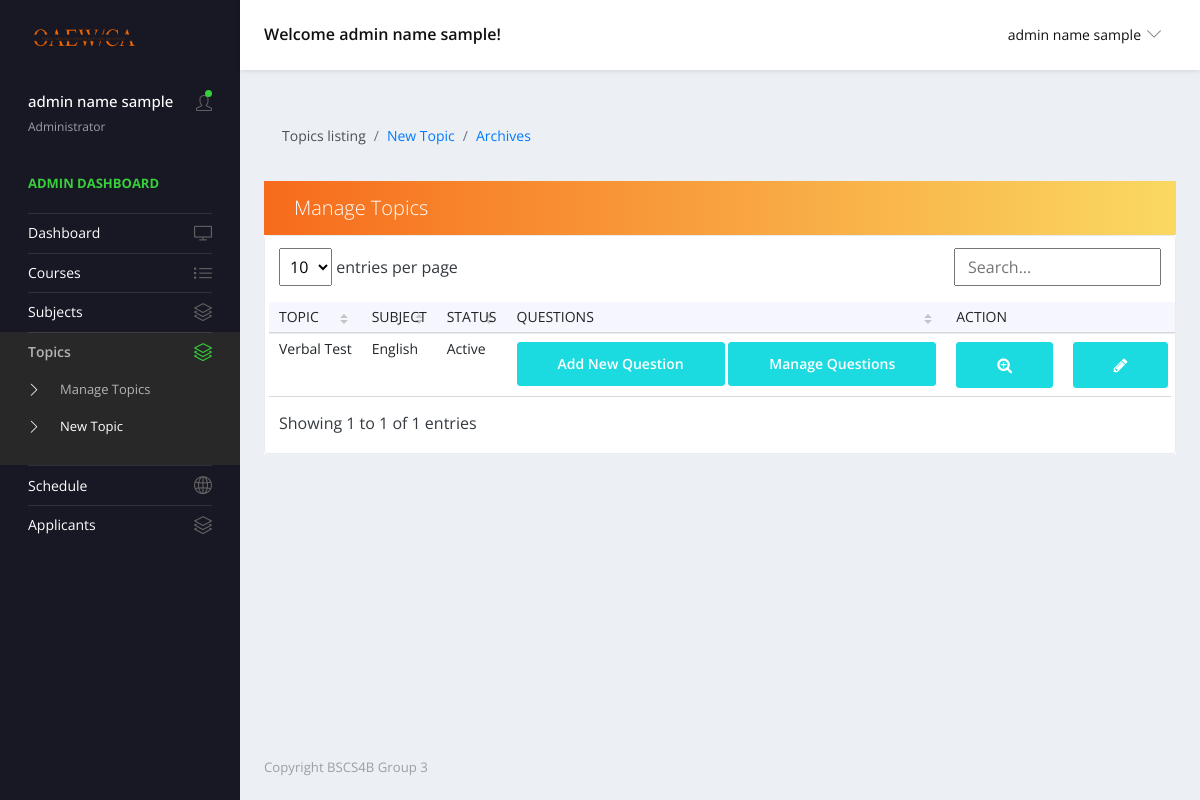
/views/manage-topics.php (signed in), run on an earlier commit of the app's database.
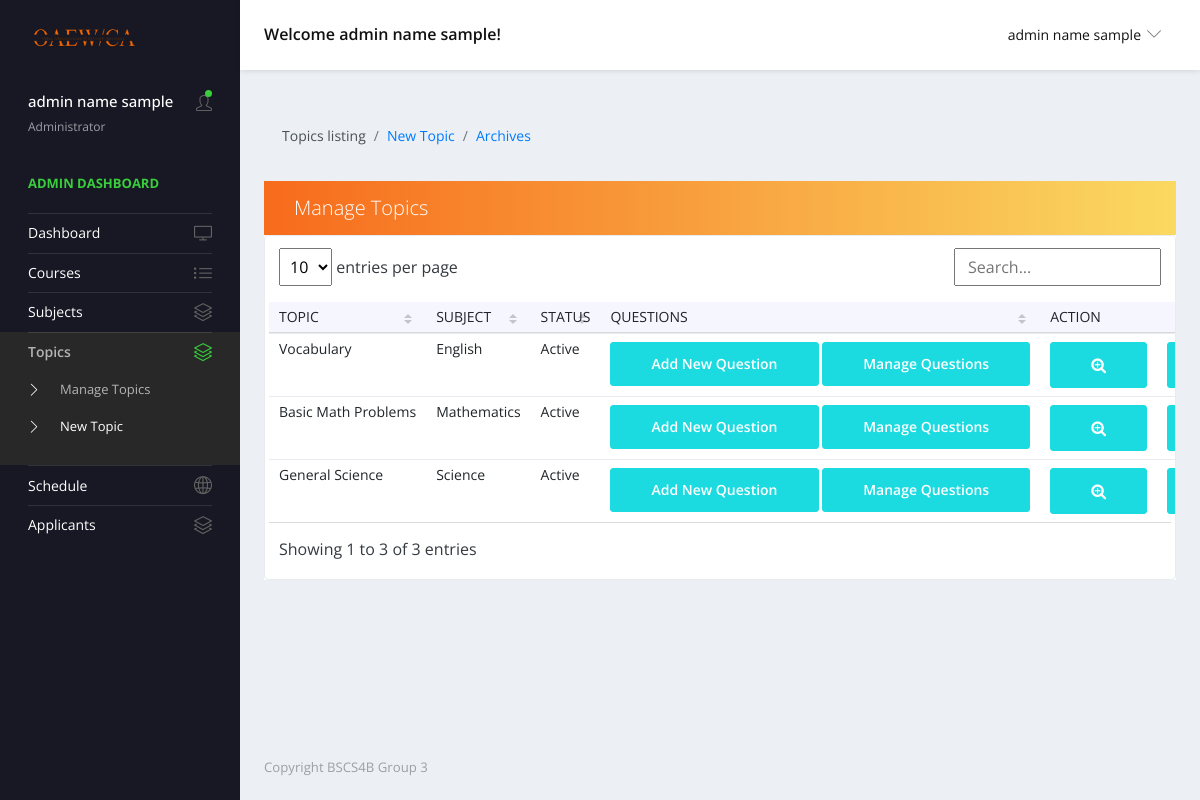
And on a later commit of the database.
### tables this page shows
CREATE TABLE `tbl_exam_topics` (
  `topic_id` int(11) NOT NULL,
  `topic_name` varchar(255) NOT NULL,
  `topic_desc` varchar(255) NOT NULL,
  `topic_duration` int(11) NOT NULL,
  `topic_stat` int(11) NOT NULL,
  `topic_stamp` timestamp NOT NULL DEFAULT current_timestamp(),
  `topic_subj` int(11) NOT NULL
);

CREATE TABLE `tbl_exam_subjects` (
  `subj_id` int(11) NOT NULL,
  `subj_name` varchar(255) NOT NULL,
  `subj_desc` varchar(255) NOT NULL,
  `subj_status` int(11) NOT NULL,
  `subj_timestamp` timestamp NOT NULL DEFAULT current_timestamp()
);

### forms/adminQueries.php (called while the page is built, shortened)
<?php
function getTopics() {
    $url = 'localhost';
    $username = 'root';
    $password = '';
    $conn = new mysqli($url, $username, $password, 'project');
    $sql = mysqli_query($conn,
    "SELECT *
    FROM tbl_exam_topics
    ");
    return mysqli_fetch_all($sql, MYSQLI_ASSOC);
}
?>

### views/manage-topics.php (the view, shortened to what this page needs)
<?php
    include '../forms/adminQueries.php';
?>
<!DOCTYPE html>
<html lang="en">
  <head>
    <link rel="stylesheet" href="../vendors/simple-line-icons/css/simple-line-icons.css">
    <link rel="stylesheet" href="../vendors/flag-icon-css/css/flag-icon.min.css">
    <link rel="stylesheet" href="../vendors/css/vendor.bundle.base.css">
    <link rel="stylesheet" href="../vendors/daterangepicker/daterangepicker.css">
    <link rel="stylesheet" href="../vendors/chartist/chartist.min.css">
    <link rel="stylesheet" href="../assets/css/style-admin.css">
    <link rel="stylesheet" href="https://cdnjs.cloudflare.com/ajax/libs/font-awesome/4.7.0/css/font-awesome.min.css">
  </head>
  <body>
    <div class="container-scroller">
      <nav class="navbar default-layout-navbar col-lg-12 col-12 p-0 fixed-top d-flex flex-row">
        <div class="navbar-brand-wrapper d-flex align-items-center">
          <a class="navbar-brand brand-logo" href="../views/admin.php">
            <img src="../assets/img/OAEWCA-LOGO copy.png" alt="logo" class="logo-dark" />
          </a>
        </div>
        <div class="navbar-menu-wrapper d-flex align-items-center flex-grow-1">
          <h5 class="mb-0 font-weight-medium d-none d-lg-flex">Welcome <?php echo ($_SESSION['fullname']); ?>!</h5>
          <ul class="navbar-nav navbar-nav-right ml-auto">
            <li class="nav-item dropdown d-none d-xl-inline-flex user-dropdown">
              <a class="nav-link dropdown-toggle" id="UserDropdown" href="#" data-toggle="dropdown" aria-expanded="false">
               <span class="font-weight-normal"> <?php echo ($_SESSION['fullname']); ?> </span></a>
            </li>
          </ul>
        </div>
      </nav>
      <div class="container-fluid page-body-wrapper">
        <nav class="sidebar sidebar-offcanvas" id="sidebar">
          <ul class="nav">
            <li class="nav-item nav-profile">
              <a href="#" class="nav-link">
                <div class="text-wrapper">
                  <p class="profile-name"><?php echo ($_SESSION['fullname']); ?></p>
                  <p class="designation">Administrator</p>
                </div>
                <div class="icon-container">
                  <i class="icon-user"></i>
                  <div class="dot-indicator bg-success"></div>
                </div>
              </a>
            </li>
            <li class="nav-item nav-category">
              <span class="nav-link">Admin Dashboard</span>
            </li>
            <li class="nav-item">
              <a class="nav-link" href="../views/admin.php">
                <span class="menu-title">Dashboard</span>
                <i class="icon-screen-desktop menu-icon"></i>
              </a>
            </li>
            <li class="nav-item">
              <a class="nav-link" href="../views/admin-courses.php">
                <span class="menu-title">Courses</span>
                <i class="icon-list menu-icon"></i>
              </a>
            </li>
            <li class="nav-item">
              <a class="nav-link" data-toggle="collapse" href="#ui-subjects" aria-expanded="false" aria-controls="ui-subjects">
                <span class="menu-title">Subjects</span>
                <i class="icon-layers menu-icon"></i>
              </a>
            </li>
            <li class="nav-item">
              <a class="nav-link" data-toggle="collapse" href="#ui-topics" aria-expanded="false" aria-controls="ui-topics">
                <span class="menu-title">Topics</span>
                <i class="icon-layers menu-icon"></i>
              </a>
              <div class="collapse" id="ui-topics">
                <ul class="nav flex-column sub-menu">
                  <li class="nav-item"> <a class="nav-link" href="../views/manage-topics.php">Manage Topics</a></li>
                  <li class="nav-item"> <a class="nav-link" href="../views/new-topic.php">New Topic</a></li>
                </ul>
              </div>
            </li>
            <li class="nav-item">
              <a class="nav-link" href="../views/admin-schedule.php">
                <span class="menu-title">Schedule</span>
                <i class="icon-globe menu-icon"></i>
              </a>
            </li>
            <li class="nav-item">
              <a class="nav-link" data-toggle="collapse" href="#ui-applicants" aria-expanded="false" aria-controls="ui-applicants">
                <span class="menu-title">Applicants</span>
                <i class="icon-layers menu-icon"></i>
              </a>
            </li>
          </ul>
        </nav>
        <div class="main-panel">
        <div class="content-wrapper">
          <div class="page-header">
            <nav>
              <ol class="breadcrumb">
                <li class="breadcrumb-item active">Topics listing</li>
                <li class="breadcrumb-item"><a href="../views/new-topic.php">New Topic</a></li>
                <li class="breadcrumb-item"><a href="../views/archived_topic.php">Archives</a></li>
              </ol>
            </nav>
          </div>
          <div class="row quick-action-toolbar">
            <div class="col-md-12 grid-margin">
              <div class="card">
                  <div class="card-header d-block d-md-flex">
                    <p class="lead mb-0 ">Manage Topics</p>
                  </div>
                  <div class="table-responsive border rounded p-1">
                    <table class="table table-hover text-nowrap datatable">
                      <thead>
                        <tr>
                          <th scope="col">TOPIC</th>
                          <th scope="col">SUBJECT</th>
                          <th scope="col">STATUS</th>
                          <th scope="col">QUESTIONS</th>
                          <th scope="col">ACTION</th>
                        </tr>
                      </thead>
                      <tbody>
                        <?php
                        $rows = getTopics();
                        $i = 0;
                        while ($i < count($rows)) {
                          $row = $rows[$i];
                          $id = $row['topic_id'];
                          $name = $row['topic_name'];
                          $state = $row['topic_stat'];
                          $desc = $row['topic_desc'];
                          $duration = $row['topic_duration'];
                          $subj = $row['topic_subj'];
                          $stamp = $row['topic_stamp'];
                          if ($state == 1){ $status = "Active";}
                          else if ($state == 0) { $status = "Inactive";}
                          $url = 'localhost';
                          $username = 'root';
                          $password = '';
                          $conn = new mysqli($url, $username, $password, 'project');
                        $sql = "select * from tbl_exam_subjects where subj_id = '".$subj."'";
                        $result = $conn->query($sql);
                        $check = $result->fetch_assoc();
                          $subject = $check['subj_name'];
                        $lqs = "select count(*) as total from tbl_topic_questions where Que_topic = '".$id."'";
                        $count = $conn->query($lqs);
                        $recheck = $count->fetch_assoc();
                          $que_count = $recheck['total'];
                          echo "<tr>
                                    <td>" . $name . "</td>
                                    <td>" . $subject . "</td>
                                    <td>" . $status . "</td>
                                    <td>" .
                            "<div class='d-flex '>
                                <form method='POST'>
                                <button type='button' id='addbutton' class = 'btn btn-primary editbtn' data-bs-toggle='modal' data-bs-target='#addModal' data-editid='$id' data-editName='$name' onClick='addQuestion(this)'>
                                Add New Question
                               </button>
                               <button type='button' id='managebutton' class = 'btn btn-primary editbtn' data-bs-toggle='modal' data-bs-target='#manageModal' data-manageid='$id' data-manageCount='$que_count' data-manageName='$name' onClick='manageQuestion(this)'>
                               Manage Questions
                              </button>";
                          echo "</form>" .
                            "</div>" .
                            "</td>" .
                            "<td>" .
                            "<div class='d-flex '>
                                <form method='POST'>
                                <button type='button' id='expandbutton' class = 'btn btn-primary editbtn' data-bs-toggle='modal' data-bs-target='#expandmodal' data-exname='$name' data-exStatus='$state' data-exSubj='$subject' data-dura='$duration' data-exDesc='$desc' data-exTime='$stamp' onClick='expand(this)'>
                                <i class='fa fa-search-plus'></i>
                               </button>
                                <button type='button' id='editButton' class = 'btn btn-primary mx-3 editbtn' data-bs-toggle='modal' data-bs-target='#editmodal' data-editid='$id' data-editName='$name' data-dura='$duration data-status='$state' data-description='$desc' onClick='editSubject(this)'>
                                <i class='fa fa-pencil'></i>
                                </button>
                            <button type='button' class='btn btn-danger delbtn' data-bs-toggle='modal' data-bs-target='#delmodal' data-courseid='$id' data-question='$name' onClick='archiveCourse(this)'><i class='fa fa-trash-o'></i></button> </form>" .
                            "</div>" .
                            "</td>" .
                            "</td>
                                  </tr>";
                          $i++;
                        }
                        ?>
                      </tbody>
                    </table>
                      </div>
                  </div>
              </div>
          </div>
        </div>
        <footer class="footer">
          <div class="d-sm-flex justify-content-center justify-content-sm-between">
            <span class="text-muted d-block text-center text-sm-left d-sm-inline-block">Copyright BSCS4B Group 3</span>
          </div>
        </footer>
      </div>
    </div>
    </div>
    <link href="../assets/vendor/simple-datatables/style.css" rel="stylesheet">
  </body>
</html>

What changed in the data, as far as the page shows it:
changed tbl_exam_topics "English": topic_name "Verbal Test" → "Vocabulary"
added tbl_exam_topics: topic_name "Basic Math Problems", tbl_exam_subjects.subj_name "Mathematics", topic_stat "Active"
added tbl_exam_topics: topic_name "General Science", tbl_exam_subjects.subj_name "Science", topic_stat "Active"
Also different on the page:
text written by a page script: "entries per page Showing 1 to 1 of 1 entries" → "entries per page Showing 1 to 3 of 3 entries"
